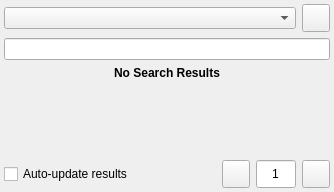
<?xml version="1.0" encoding="UTF-8"?>
<ui version="4.0">
 <class>searchwidget_base</class>
 <widget class="QWidget" name="searchwidget_base">
  <property name="windowModality">
   <enum>Qt::NonModal</enum>
  </property>
  <property name="geometry">
   <rect>
    <x>0</x>
    <y>0</y>
    <width>334</width>
    <height>176</height>
   </rect>
  </property>
  <property name="sizePolicy">
   <sizepolicy hsizetype="Preferred" vsizetype="Fixed">
    <horstretch>0</horstretch>
    <verstretch>0</verstretch>
   </sizepolicy>
  </property>
  <property name="autoFillBackground">
   <bool>true</bool>
  </property>
  <layout class="QGridLayout" name="gridLayout_2">
   <property name="margin">
    <number>4</number>
   </property>
   <item row="0" column="0" colspan="3">
    <widget class="KComboBox" name="comboSearchType"/>
   </item>
   <item row="0" column="3">
    <widget class="QPushButton" name="btnRefresh">
     <property name="sizePolicy">
      <sizepolicy hsizetype="Ignored" vsizetype="Fixed">
       <horstretch>0</horstretch>
       <verstretch>0</verstretch>
      </sizepolicy>
     </property>
     <property name="minimumSize">
      <size>
       <width>28</width>
       <height>28</height>
      </size>
     </property>
     <property name="maximumSize">
      <size>
       <width>28</width>
       <height>28</height>
      </size>
     </property>
     <property name="toolTip">
      <string>Refresh</string>
     </property>
     <property name="text">
      <string/>
     </property>
    </widget>
   </item>
   <item row="1" column="0" colspan="4">
    <widget class="KLineEdit" name="txtSearch">
     <property name="maxLength">
      <number>140</number>
     </property>
     <property name="clickMessage">
      <string>Enter search query here</string>
     </property>
     <property name="showClearButton" stdset="0">
      <bool>true</bool>
     </property>
    </widget>
   </item>
   <item row="2" column="0" colspan="4">
    <widget class="QLabel" name="lblStatus">
     <property name="font">
      <font>
       <weight>75</weight>
       <bold>true</bold>
      </font>
     </property>
     <property name="text">
      <string>No Search Results</string>
     </property>
     <property name="alignment">
      <set>Qt::AlignCenter</set>
     </property>
     <property name="wordWrap">
      <bool>true</bool>
     </property>
    </widget>
   </item>
   <item row="3" column="0" colspan="4">
    <widget class="QScrollArea" name="searchScroll">
     <property name="sizePolicy">
      <sizepolicy hsizetype="Preferred" vsizetype="Expanding">
       <horstretch>0</horstretch>
       <verstretch>0</verstretch>
      </sizepolicy>
     </property>
     <property name="frameShape">
      <enum>QFrame::NoFrame</enum>
     </property>
     <property name="frameShadow">
      <enum>QFrame::Plain</enum>
     </property>
     <property name="widgetResizable">
      <bool>true</bool>
     </property>
     <widget class="QWidget" name="frameSearch">
      <property name="geometry">
       <rect>
        <x>0</x>
        <y>0</y>
        <width>326</width>
        <height>54</height>
       </rect>
      </property>
      <layout class="QVBoxLayout" name="verticalLayout_8">
       <property name="spacing">
        <number>0</number>
       </property>
       <property name="margin">
        <number>0</number>
       </property>
       <item>
        <layout class="QVBoxLayout" name="searchLayout">
         <property name="spacing">
          <number>1</number>
         </property>
         <item>
          <spacer name="verticalSpacer">
           <property name="orientation">
            <enum>Qt::Vertical</enum>
           </property>
           <property name="sizeHint" stdset="0">
            <size>
             <width>20</width>
             <height>0</height>
            </size>
           </property>
          </spacer>
         </item>
        </layout>
       </item>
      </layout>
     </widget>
    </widget>
   </item>
   <item row="4" column="0">
    <widget class="QCheckBox" name="chkAutoUpdate">
     <property name="text">
      <string>Auto-update results</string>
     </property>
    </widget>
   </item>
   <item row="4" column="1">
    <widget class="QPushButton" name="btnBack">
     <property name="sizePolicy">
      <sizepolicy hsizetype="Ignored" vsizetype="Fixed">
       <horstretch>0</horstretch>
       <verstretch>0</verstretch>
      </sizepolicy>
     </property>
     <property name="minimumSize">
      <size>
       <width>28</width>
       <height>28</height>
      </size>
     </property>
     <property name="maximumSize">
      <size>
       <width>28</width>
       <height>28</height>
      </size>
     </property>
     <property name="toolTip">
      <string>Previous page</string>
     </property>
     <property name="text">
      <string/>
     </property>
    </widget>
   </item>
   <item row="4" column="2">
    <widget class="KLineEdit" name="txtPage">
     <property name="sizePolicy">
      <sizepolicy hsizetype="Ignored" vsizetype="Fixed">
       <horstretch>0</horstretch>
       <verstretch>0</verstretch>
      </sizepolicy>
     </property>
     <property name="minimumSize">
      <size>
       <width>40</width>
       <height>28</height>
      </size>
     </property>
     <property name="maximumSize">
      <size>
       <width>40</width>
       <height>28</height>
      </size>
     </property>
     <property name="text">
      <string>1</string>
     </property>
     <property name="maxLength">
      <number>32767</number>
     </property>
     <property name="frame">
      <bool>true</bool>
     </property>
     <property name="alignment">
      <set>Qt::AlignCenter</set>
     </property>
    </widget>
   </item>
   <item row="4" column="3">
    <widget class="QPushButton" name="btnForward">
     <property name="sizePolicy">
      <sizepolicy hsizetype="Ignored" vsizetype="Fixed">
       <horstretch>0</horstretch>
       <verstretch>0</verstretch>
      </sizepolicy>
     </property>
     <property name="minimumSize">
      <size>
       <width>28</width>
       <height>28</height>
      </size>
     </property>
     <property name="maximumSize">
      <size>
       <width>28</width>
       <height>28</height>
      </size>
     </property>
     <property name="toolTip">
      <string>Next page</string>
     </property>
     <property name="text">
      <string/>
     </property>
     <property name="flat">
      <bool>false</bool>
     </property>
    </widget>
   </item>
  </layout>
 </widget>
 <customwidgets>
  <customwidget>
   <class>KComboBox</class>
   <extends>QComboBox</extends>
   <header>kcombobox.h</header>
  </customwidget>
  <customwidget>
   <class>KLineEdit</class>
   <extends>QLineEdit</extends>
   <header>klineedit.h</header>
  </customwidget>
 </customwidgets>
 <resources/>
 <connections/>
</ui>
